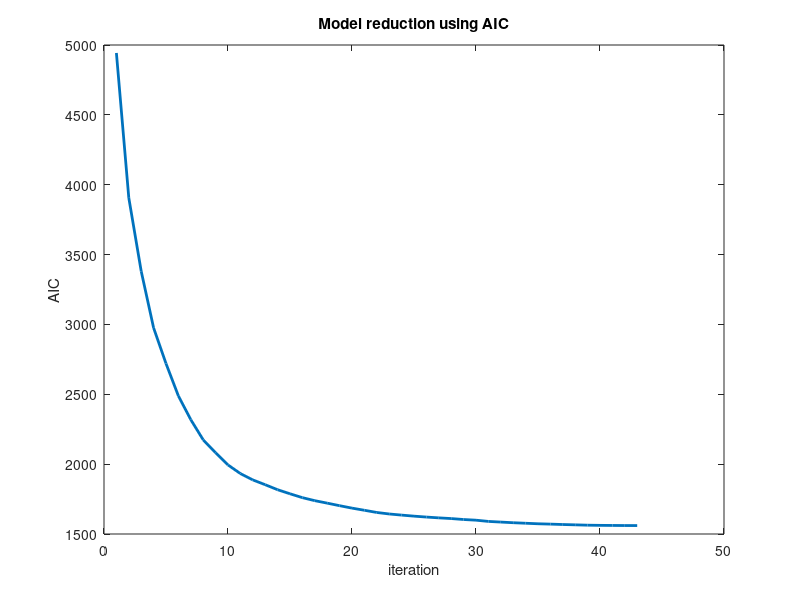

The MATLAB script that drew this image: (Note: this script raises an error after producing the figure.)
AIC = [4942.947 3905.680 3380.965 2975.237 2720.094 2488.170 2318.126 2173.974 ... 
    2081.437 1994.325 1932.384 1887.208 1852.721 1816.932 1787.860 1760.147 ...
    1738.575 1720.902 1702.630 1685.197 1669.860 1654.109 1643.330 1635.289 ...
    1627.798 1621.251 1615.482 1610.545 1603.712 1598.897 1590.060 1585.379 ...
    1580.731 1577.002 1573.189 1570.771 1567.891 1565.583 1563.138 1561.921 ...
    1561.238 1560.589 1560.362];

figure
plot(AIC, 'linewidth', 2)
ylabel('AIC')
xlabel('iteration')
title('Model reduction using AIC')



figure
plot(inter_AIC, 'linewidth', 2)
ylabel('AIC')
xlabel('iteration')
title('Interaction model search using AIC')